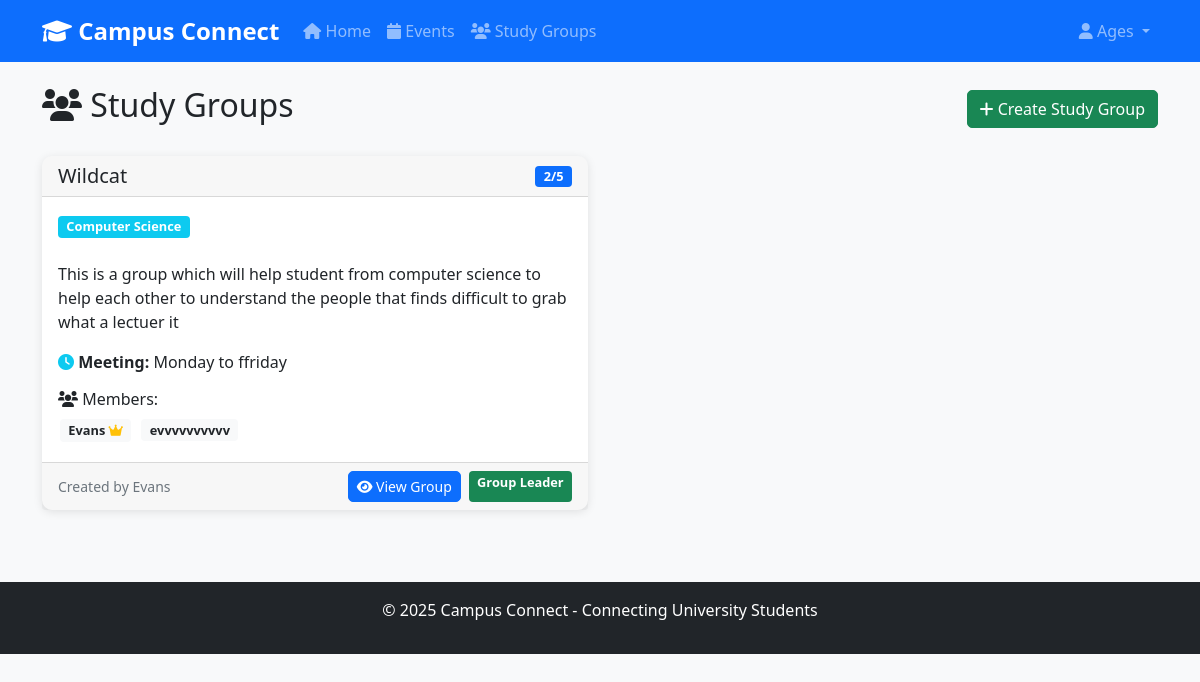
Page /study_groups (signed in) on the committed database.
### app.py (models this page shows)
class User(UserMixin, db.Model):
    id = db.Column(db.Integer, primary_key=True)
    username = db.Column(db.String(80), unique=True, nullable=False)
    email = db.Column(db.String(120), unique=True, nullable=False)
    full_name = db.Column(db.String(100), nullable=False)
    course = db.Column(db.String(100), nullable=True)
    year_of_study = db.Column(db.Integer, nullable=True)
    bio = db.Column(db.Text, nullable=True)
    created_at = db.Column(db.DateTime, default=datetime.utcnow)
    events_created = db.relationship('Event', backref='creator', lazy=True)
    study_groups_created = db.relationship('StudyGroup', backref='creator', lazy=True)

class StudyGroup(db.Model):
    id = db.Column(db.Integer, primary_key=True)
    name = db.Column(db.String(200), nullable=False)
    subject = db.Column(db.String(100), nullable=False)
    description = db.Column(db.Text, nullable=True)
    max_members = db.Column(db.Integer, default=10)
    meeting_time = db.Column(db.String(100), nullable=True)
    location = db.Column(db.String(200), nullable=True)
    creator_id = db.Column(db.Integer, db.ForeignKey('user.id'), nullable=False)
    created_at = db.Column(db.DateTime, default=datetime.utcnow)
    is_active = db.Column(db.Boolean, default=True)
    members = db.relationship('User', secondary='study_group_members', backref='study_groups')

### app.py (the view)
@app.route('/study_groups')
def study_groups():
    subject = request.args.get('subject', 'all')
    if subject == 'all':
        groups = StudyGroup.query.filter(StudyGroup.is_active == True).all()
    else:
        groups = StudyGroup.query.filter(StudyGroup.subject.contains(subject), StudyGroup.is_active == True).all()
    return render_template('study_groups.html', groups=groups, current_subject=subject)

### app.py (called while the page is built)
@login_manager.user_loader
def load_user(user_id):
    return User.query.get(int(user_id))

### templates/study_groups.html (shortened to what this page needs)
{% extends "base.html" %}
{% block content %}
<div class="d-flex justify-content-between align-items-center mb-4">
    <h2><i class="fas fa-users"></i> Study Groups</h2>
    {% if current_user.is_authenticated %}
        <a href="{{ url_for('create_study_group') }}" class="btn btn-success">
            <i class="fas fa-plus"></i> Create Study Group
        </a>
    {% endif %}
</div>
{% if groups %}
    <div class="row">
        {% for group in groups %}
        <div class="col-md-6 mb-4">
            <div class="card h-100">
                <div class="card-header">
                    <div class="d-flex justify-content-between align-items-center">
                        <h5 class="mb-0">{{ group.name }}</h5>
                        <span class="badge bg-primary">{{ group.members|length }}/{{ group.max_members }}</span>
                    </div>
                </div>
                <div class="card-body">
                    <div class="mb-3">
                        <span class="badge bg-info mb-2">{{ group.subject }}</span>
                    </div>
                    {% if group.description %}
                    <p class="card-text">{{ group.description }}</p>
                    {% endif %}
                    <div class="group-details">
                        {% if group.meeting_time %}
                        <p class="mb-2">
                            <i class="fas fa-clock text-info"></i>
                            <strong>Meeting:</strong> {{ group.meeting_time }}
                        </p>
                        {% endif %}
                    </div>
                    <div class="members-section mt-3">
                        <h6><i class="fas fa-users"></i> Members:</h6>
                        <div class="members-list">
                            {% for member in group.members %}
                                <span class="badge bg-light text-dark me-1 mb-1">
                                    {{ member.full_name }}
                                    {% if member.id == group.creator_id %}
                                        <i class="fas fa-crown text-warning" title="Group Leader"></i>
                                    {% endif %}
                                </span>
                            {% endfor %}
                        </div>
                    </div>
                </div>
                {% if current_user.is_authenticated %}
                <div class="card-footer">
                    <div class="d-flex justify-content-between align-items-center">
                        <small class="text-muted">
                            Created by {{ group.creator.full_name }}
                        </small>
                        {% if current_user in group.members %}
                            <div class="d-flex gap-2">
                                <a href="{{ url_for('study_group_dashboard', group_id=group.id) }}"
                                   class="btn btn-sm btn-primary">
                                    <i class="fas fa-eye"></i> View Group
                                </a>
                                {% if current_user.id != group.creator_id %}
                                    <a href="{{ url_for('leave_study_group', group_id=group.id) }}"
                                       class="btn btn-sm btn-outline-danger"
                                       onclick="return confirm('Are you sure you want to leave this group?')">
                                        <i class="fas fa-sign-out-alt"></i> Leave
                                    </a>
                                {% else %}
                                    <span class="badge bg-success">Group Leader</span>
                                {% endif %}
                            </div>
                        {% endif %}
                    </div>
                </div>
                {% endif %}
            </div>
        </div>
        {% endfor %}
    </div>
{% endif %}
{% endblock %}

### templates/base.html (shortened to what this page needs)
<!DOCTYPE html>
<html lang="en">
<head>
    <link href="https://cdn.jsdelivr.net/npm/bootstrap@5.1.3/dist/css/bootstrap.min.css" rel="stylesheet">
    <link href="https://cdnjs.cloudflare.com/ajax/libs/font-awesome/6.0.0/css/all.min.css" rel="stylesheet">
    <link href="{{ url_for('static', filename='css/style.css') }}" rel="stylesheet">
</head>
<body>
    <nav class="navbar navbar-expand-lg navbar-dark bg-primary">
        <div class="container">
            <a class="navbar-brand" href="{{ url_for('index') }}">
                <i class="fas fa-graduation-cap"></i> Campus Connect
            </a>
            <div class="collapse navbar-collapse" id="navbarNav">
                <ul class="navbar-nav me-auto">
                    <li class="nav-item">
                        <a class="nav-link" href="{{ url_for('index') }}">
                            <i class="fas fa-home"></i> Home
                        </a>
                    </li>
                    <li class="nav-item">
                        <a class="nav-link" href="{{ url_for('events') }}">
                            <i class="fas fa-calendar"></i> Events
                        </a>
                    </li>
                    <li class="nav-item">
                        <a class="nav-link" href="{{ url_for('study_groups') }}">
                            <i class="fas fa-users"></i> Study Groups
                        </a>
                    </li>
                </ul>
                <ul class="navbar-nav">
                    {% if current_user.is_authenticated %}
                        <li class="nav-item dropdown">
                            <a class="nav-link dropdown-toggle" href="#" id="navbarDropdown" role="button" data-bs-toggle="dropdown">
                                <i class="fas fa-user"></i> {{ current_user.username }}
                            </a>
                        </li>
                    {% endif %}
                </ul>
            </div>
        </div>
    </nav>
    <main class="container mt-4">
        {% block content %}{% endblock %}
    </main>
    <footer class="bg-dark text-white text-center py-3 mt-5">
        <div class="container">
            <p>&copy; 2025 Campus Connect - Connecting University Students</p>
        </div>
    </footer>
</body>
</html>

### static/css/style.css (style rules this page uses)
body { background-color: #f8f9fa; }
.card { border-radius: 10px; box-shadow: 0 2px 10px rgba(0,0,0,0.1); transition: transform 0.2s; border: none; }
.navbar-brand { font-weight: bold; font-size: 1.5rem; }
.badge { font-size: 0.8em; }
.members-list .badge { margin: 2px; }
.btn { border-radius: 5px; transition: all 0.2s; }
.card-header { border-radius: 10px 10px 0 0 !important; font-weight: 600; }
footer { margin-top: auto; }
.fade-in { animation: fadeIn 0.5s; }

### rows in the picture
User: username "Ages", full_name "Evans"
StudyGroup: name "Wildcat", members|length "2", max_members "5", subject "Computer Science", description "This is a group which will help student from computer science to help each other to understand the people that finds difficult to grab what a lectuer it", meeting_time "Monday to ffriday", creator.full_name "Evans", shows "Group Leader"
User: full_name "evvvvvvvvvv"
